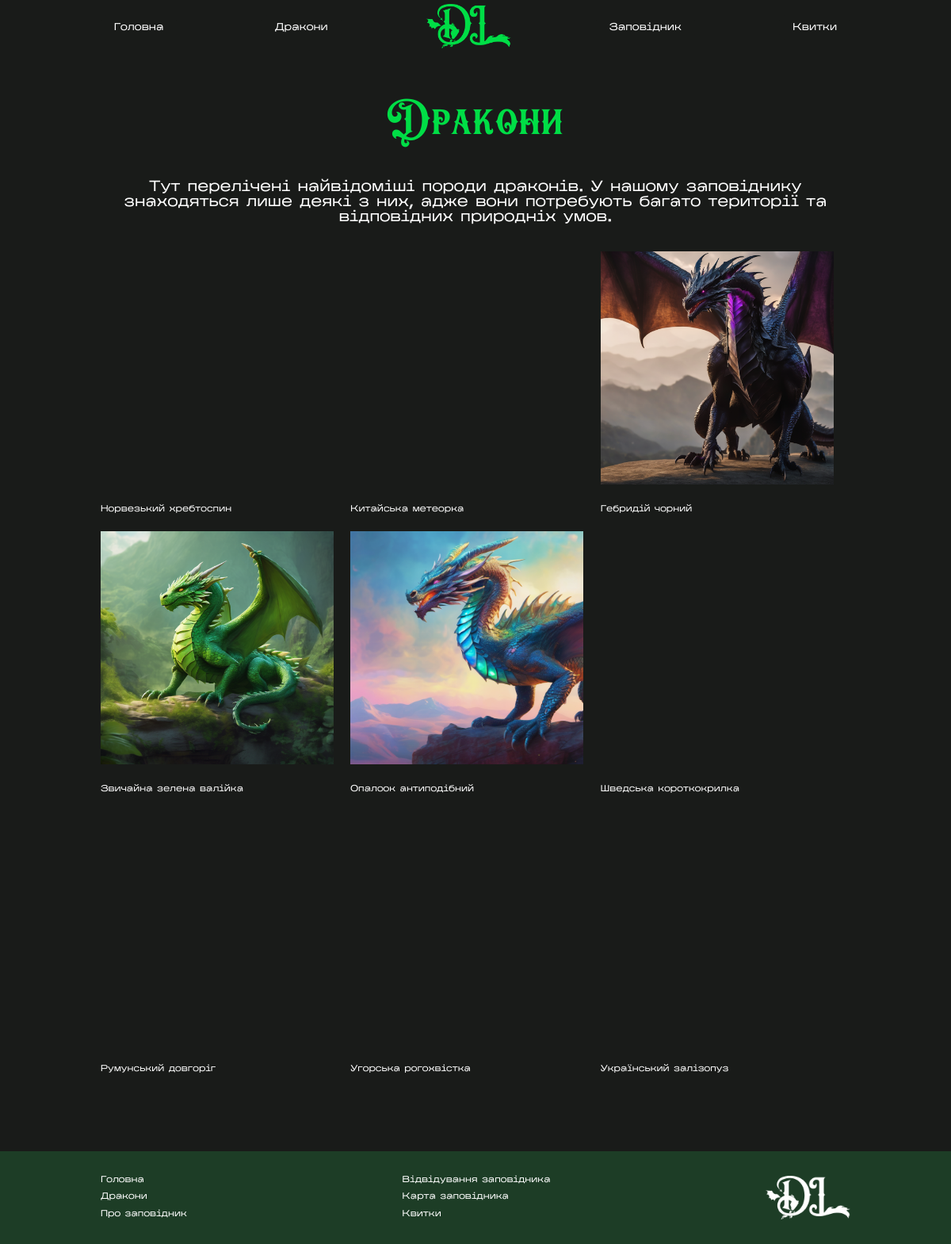
The page /dragons/ on the database its author committed.
### bd_dragon/models.py (models this page shows, shortened)
class Dragon(models.Model):
    id = models.AutoField('ID_дракона', primary_key=True)
    name = models.CharField('Назва дракона', max_length=30)
    description = models.TextField('Опис')
    availability = models.BooleanField('Чи є в заповіднику?', default=False)
    photo = models.CharField('Посилання на фото', max_length=60)
    bg_photo = models.CharField('Посилання на клас фото', max_length=45)
    class Meta:
        verbose_name = 'Дракон'
        verbose_name_plural = 'Дракони'

### bd_dragon/views.py (the view)
# urls.py: path('', views.dragons, name='dragons'),
def dragons(request):
    dragon = Dragon.objects.all()
    return render(request, 'bd_dragon/dragons.html', {'dragon': dragon})

### bd_dragon/templates/bd_dragon/dragons.html (shortened to what this page needs)
{% extends 'main/layout.html' %}
{% load static %}
{% block content %}
<h1 class="title green-light h1">Дракони</h1>
      <h3 class="subtitle h3">
        Тут перелічені найвідоміші породи драконів. У нашому заповіднику
        знаходяться лише деякі з них, адже вони потребують багато території та
        відповідних природніх умов.
      </h3>
      <section class="gallery-dragons">
          {% if dragon %}
            {% for el in dragon %}
            <div class="gallery-one">
              <div class="{{ el.bg_photo }} gallery-photo">
              </div>
              <h4 class="p">{{ el.name }}</h4>
            </div>
            {% endfor %}
          {% else %}
          <p>У вас немає записів!</p>
          {% endif %}
      </section>
{% endblock %}

### main/templates/main/layout.html (shortened to what this page needs)
{% load static %}
<!doctype html>
<html lang="ua">
<head>
    <link rel="stylesheet" href="{% static 'main/css/styles.css' %}">
    <link rel="stylesheet" href="../font-awesome/css/font-awesome.min.css" />
</head>
<body>
    <header class="header">
      <nav class="header_nav">
        <ul class="nav-list">
          <li><a href="{% url 'home' %}" class="nav-page">Головна</a></li>
          <li><a href="{% url 'dragons' %}" class="nav-page">Дракони</a></li>
          <li>
            <img
              src="{% static 'main/img/icon/logo-header.png' %}"
              alt="logo_header"
              class="nav-title"
            />
          </li>
          <li>
            <a href="#" class="nav-page zapovidnyk">Заповідник</a>
          </li>
          <li><a href="{% url 'tickets' %}" class="nav-page">Квитки</a></li>
        </ul>
      </nav>
    </header>
    <main class="main">
        {% block content %}
        {% endblock %}
    </main>
        <footer class="footer">
      <ul class="footer-col">
        <li><a href="{% url 'home' %}" class="footer-item">Головна</a></li>
        <li class="footer-col_ul-center">
          <a href="{% url 'dragons' %}" class="footer-item">Дракони</a>
        </li>
        <li><a href="{% url 'reserve' %}" class="footer-item">Про заповідник</a></li>
      </ul>
      <ul class="footer-col">
        <li>
          <a href="{% url 'to_do' %}" class="footer-item">Відвідування заповідника</a>
        </li>
        <li class="footer-col_ul-center">
          <a href="{% url 'map' %}" class="footer-item">Карта заповідника</a>
        </li>
        <li><a href="{% url 'tickets' %}" class="footer-item">Квитки</a></li>
      </ul>
      <div class="footer-title">
        <img src="{% static 'main/img/icon/logo-footer.png' %}" alt="logo-footer" />
      </div>
    </footer>
</body>
</html>

### main/static/main/css/styles.css (style rules this page uses)
body { background-color: var(--black); }
.green-light { color: var(--green_light); }
.h1 { font-size: var(--font-size-h1); }
.h3 { font-size: var(--font-size-h3); }
.p { font-size: var(--font-size-p); line-height: 1.4 }
.Norwegian_ridgeback { background-image: url("../img/дракони/норвезький.png"); }
.Chinese_meteor { background-image: url("../img/дракони/китайська.png"); }
.Hebridean_black { background-image: url("../img/дракони/гебридій.png"); }
.ordinaty_green_roller { background-image: url("../img/дракони/зелена.png"); }
.opalook_antipodes { background-image: url("../img/дракони/опалоок.png"); }
.Swedish_short-wing { background-image: url("../img/дракони/шведська.png"); }
.Romanian_dovgorih { background-image: url("../img/дракони/румунський.png"); }
.Hungarian_hornbill { background-image: url("../img/дракони/угорська.png"); }
.Ukrainian_iron_belly { background-image: url("../img/дракони/український.png"); }

### main/static/main/css/base.css (style rules this page uses)
:root { --red: #EB0400; --green: #28A14E; --green_light: #00DE46; --red_dark: #732726; --green_dark: #1D3D26; --black: #191B19; --font-size-h1: 3.84vw; --font-size-h2: 2.52vw; --font-size-h3: 1.58vw; --font-size-h4: 1.06vw; --font-size-p: 0.93vw; }

### main/static/main/css/header.css (style rules this page uses)
.header { display: flex; flex-direction: column; }
.header_nav { padding: 0.4vw 10.58vw; position: relative; width: 100%; background-color: var(--black); }
.nav-list { display: flex; justify-content: space-between; align-items: center; }
.nav-page { font-size: var(--font-size-h4); font-family: "Kharkiv"; color:white; padding: 0.66vw 1.32vw; border-style: solid; border-color: var(--black); border-radius: 0.529vw; transition: 300ms; border-width: 0.066vw; }
.nav-title { width: 9.018vw; height: 4.696vw; }

### main/static/main/css/main.css (style rules this page uses)
.main { display: flex; flex-direction: column; padding: 0px 10.582vw; z-index: 3; min-height: 400px; }
.title { text-align: center; font-family: "Wentrisor"; padding-top: 3.97vw; }
.subtitle { color: white; font-family: "Kharkiv"; text-align: center; padding: 2.78vw 0px; }
.gallery-dragons { display: grid; grid-template-columns: 1fr 1fr 1fr; gap: 1.65vw 0px; color: white; font-family: "Kharkiv"; }
.gallery-one { display: flex; flex-direction: column; gap: 1.98vw 0px; }
.gallery-photo { width: 24.5vw; height: 24.5vw; display: flex; align-items: center; justify-content: center; background-size: cover; transition: .5s ease; }

### main/static/main/css/footer.css (style rules this page uses)
.footer { margin-top: 7.937vw; padding: 2.38vw 10.582vw; display: flex; flex-direction: row; justify-content: space-between; color: white; align-items: center; background-color: var(--green_dark); }
.footer-col { font-family: "Kharkiv"; font-size: var(--font-size-p); display: flex; flex-direction: column; line-height: 1.5; }
.footer-title { width: 8.8909vw; height: 4.6296vw; }
.footer-item { color: white; }
.footer-col_ul-center { padding: 0.397vw 0px; }

### rows shown on the page
Dragon: name "Норвезький хребтоспин"
Dragon: name "Китайська метеорка"
Dragon: shows a picture, name "Гебридій чорний"
Dragon: shows a picture, name "Звичайна зелена валійка"
Dragon: shows a picture, name "Опалоок антиподібний"
Dragon: name "Шведська короткокрилка"
Dragon: name "Румунський довгоріг"
Dragon: name "Угорська рогохвістка"
Dragon: name "Український залізопуз"
